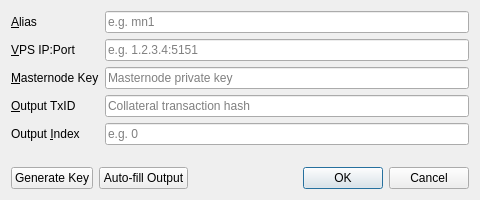
<?xml version="1.0" encoding="UTF-8"?>
<ui version="4.0">
 <class>ConfigureMasternodePage</class>
 <widget class="QDialog" name="ConfigureMasternodePage">
  <property name="geometry">
   <rect>
    <x>0</x>
    <y>0</y>
    <width>480</width>
    <height>200</height>
   </rect>
  </property>
  <property name="windowTitle">
   <string>Masternode</string>
  </property>
  <layout class="QVBoxLayout" name="verticalLayout">
   <item>
    <layout class="QFormLayout" name="formLayout">
     <property name="fieldGrowthPolicy">
      <enum>QFormLayout::AllNonFixedFieldsGrow</enum>
     </property>
     <item row="0" column="0">
      <widget class="QLabel" name="label">
       <property name="text">
        <string>&amp;Alias</string>
       </property>
       <property name="buddy">
        <cstring>aliasEdit</cstring>
       </property>
      </widget>
     </item>
     <item row="0" column="1">
      <widget class="QLineEdit" name="aliasEdit">
       <property name="placeholderText">
        <string>e.g. mn1</string>
       </property>
      </widget>
     </item>
     <item row="1" column="0">
      <widget class="QLabel" name="label_2">
       <property name="text">
        <string>&amp;VPS IP:Port</string>
       </property>
       <property name="buddy">
        <cstring>vpsIpEdit</cstring>
       </property>
      </widget>
     </item>
     <item row="1" column="1">
      <widget class="QLineEdit" name="vpsIpEdit">
       <property name="placeholderText">
        <string>e.g. 1.2.3.4:5151</string>
       </property>
      </widget>
     </item>
     <item row="2" column="0">
      <widget class="QLabel" name="label_3">
       <property name="text">
        <string>&amp;Masternode Key</string>
       </property>
       <property name="buddy">
        <cstring>privKeyEdit</cstring>
       </property>
      </widget>
     </item>
     <item row="2" column="1">
      <widget class="QLineEdit" name="privKeyEdit">
       <property name="placeholderText">
        <string>Masternode private key</string>
       </property>
      </widget>
     </item>
     <item row="3" column="0">
      <widget class="QLabel" name="label_4">
       <property name="text">
        <string>&amp;Output TxID</string>
       </property>
       <property name="buddy">
        <cstring>outputEdit</cstring>
       </property>
      </widget>
     </item>
     <item row="3" column="1">
      <widget class="QLineEdit" name="outputEdit">
       <property name="placeholderText">
        <string>Collateral transaction hash</string>
       </property>
      </widget>
     </item>
     <item row="4" column="0">
      <widget class="QLabel" name="label_5">
       <property name="text">
        <string>Output &amp;Index</string>
       </property>
       <property name="buddy">
        <cstring>outputIdEdit</cstring>
       </property>
      </widget>
     </item>
     <item row="4" column="1">
      <widget class="QLineEdit" name="outputIdEdit">
       <property name="placeholderText">
        <string>e.g. 0</string>
       </property>
      </widget>
     </item>
    </layout>
   </item>
   <item>
    <layout class="QHBoxLayout" name="horizontalLayout">
     <item>
      <widget class="QPushButton" name="AutoFillPrivKey">
       <property name="text">
        <string>Generate Key</string>
       </property>
      </widget>
     </item>
     <item>
      <widget class="QPushButton" name="AutoFillOutputs">
       <property name="text">
        <string>Auto-fill Output</string>
       </property>
      </widget>
     </item>
     <item>
      <spacer name="horizontalSpacer">
       <property name="orientation">
        <enum>Qt::Horizontal</enum>
       </property>
       <property name="sizeHint" stdset="0">
        <size>
         <width>40</width>
         <height>20</height>
        </size>
       </property>
      </spacer>
     </item>
     <item>
      <widget class="QPushButton" name="acceptButton">
       <property name="text">
        <string>OK</string>
       </property>
       <property name="default">
        <bool>true</bool>
       </property>
      </widget>
     </item>
     <item>
      <widget class="QPushButton" name="cancelButton">
       <property name="text">
        <string>Cancel</string>
       </property>
      </widget>
     </item>
    </layout>
   </item>
  </layout>
 </widget>
 <resources/>
 <connections/>
</ui>
